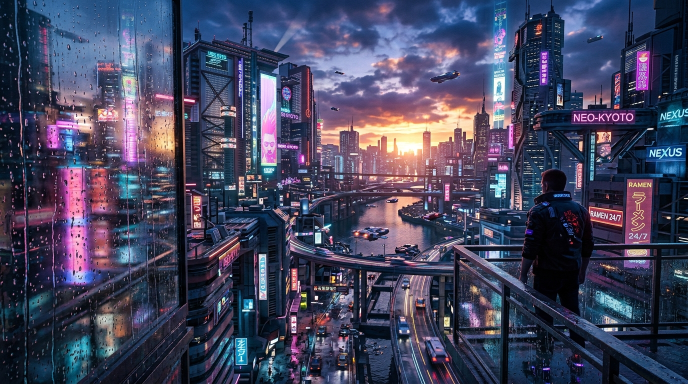
#> input picture samples/cityscape.jpg, 1376 x 768 px (shown at 1/2 size)
$ python -i core_engine.py   (imports and definitions only)
#> lines starting #> are read from the running program, lines starting #| are printed output that depends on the picture; after the words box and inside, x2 and y2 are one past the last pixel; in counts of white or black regions, pixels touching at a corner belong together
#> further down, picture is the input picture: PIL image 1376x768 RGB; mean R, G, B 68, 69, 94.5
"""
OmniImage Studio - Native Image Processing Engine (Pillow based)
Handles format conversion, resizing, sharpening, background removal,
and LSB invisible watermark embedding/detection.
"""

import os
import io
import math
import struct
import zlib
from collections import deque
from PIL import Image, ImageFilter, ImageEnhance, ImageOps
import cv2
import numpy as np

class NativeImageEngine:
    # [813 lines left out: functions load_image, calculate_dimensions, scale_by_percent, resize_image, apply_sharpen, remove_background and 10 more, not called in this run]


    @staticmethod
    def restore_degraded_image(
        image,
        mode="auto",
        intensity=60,
        clarity=35,
        denoise=35,
        upscale_2x=False
    ):
        """
        Intelligent restoration for blurry, pixelated, noisy, or degraded images.
        Key algorithmic improvements:
        1. Edge-Preserving Domain Transform Filtering (EPF) to eliminate noise, JPEG blockiness,
           and pixelation BEFORE sharpening, preventing noise blowout.
        2. LAB Luminance separation to prevent chromatic aberration and color noise.
        3. Noise-Cored Multi-Scale Edge Synthesis: suppresses high-frequency noise and grain
           below coring threshold, while crisply amplifying true structural edges.
        4. Soft-Saturation (tanh) to prevent edge overshoot, ringing, and harsh halos.
        5. Controlled Local Contrast (CLAHE) to restore depth without amplifying sensor noise.
        6. Optional 2x Super-Resolution Lanczos4 upscale.

        :param image: PIL Image (RGB or RGBA)
        :param mode: 'Tự động', 'Khử vỡ hạt', 'Làm rõ nét', 'Chi tiết cao', 'Siêu phân giải 2×'
        :param intensity: Sharpness & edge boost (0 to 100)
        :param clarity: Depth & micro-contrast (0 to 100)
        :param denoise: Smoothing for noise/pixelation/artifacts (0 to 100)
        :param upscale_2x: Whether to upscale 2x
        :return: Restored PIL Image
        """
#> called with mode = 'auto', intensity = 60, clarity = 35, denoise = 35, upscale_2x = False
        if image is None:
            return image

        orig_mode = image.mode
#> orig_mode = 'RGB'
        is_rgba = orig_mode in ("RGBA", "LA") or (orig_mode == "P" and "transparency" in image.info)
#> is_rgba = False

        if is_rgba:
            rgba = image.convert("RGBA")
            alpha = rgba.split()[3]
            img_rgb = rgba.convert("RGB")
        else:
            alpha = None
            img_rgb = image.convert("RGB")

        np_rgb = np.array(img_rgb)
        bgr = cv2.cvtColor(np_rgb, cv2.COLOR_RGB2BGR)

        # Decide effective parameters based on mode
        m = str(mode).lower()
        if "khử vỡ" in m or "pixel" in m or "hạt" in m:
            eff_denoise = max(45, int(denoise * 1.3))
            eff_sharp = int(intensity * 0.7)
            eff_clarity = int(clarity * 0.7)
            do_upscale = upscale_2x
        elif "cực nét" in m or "deblur" in m or "làm rõ" in m or "tăng nét" in m or "nét" in m:
            eff_denoise = max(25, int(denoise * 0.9))
            eff_sharp = int(intensity * 1.2)
            eff_clarity = int(clarity * 0.9)
            do_upscale = upscale_2x
        elif "chi tiết" in m or "detail" in m or "ngoại cảnh" in m:
            eff_denoise = max(30, int(denoise * 1.0))
            eff_sharp = int(intensity * 1.0)
            eff_clarity = int(clarity * 1.0)
            do_upscale = upscale_2x
        elif "siêu phân giải" in m or "super" in m or "phân giải" in m:
            eff_denoise = max(30, int(denoise * 1.0))
            eff_sharp = int(intensity * 0.9)
            eff_clarity = int(clarity * 0.8)
            do_upscale = True
        else:  # auto / balanced
            eff_denoise = max(35, int(denoise * 1.1))
            eff_sharp = int(intensity * 0.85)
            eff_clarity = int(clarity * 0.8)
            do_upscale = upscale_2x

        # 1. 2x Super-Resolution Upscale if requested
        if do_upscale:
            h, w = bgr.shape[:2]
            bgr = cv2.resize(bgr, (w * 2, h * 2), interpolation=cv2.INTER_LANCZOS4)
            if alpha is not None:
                alpha = alpha.resize((w * 2, h * 2), Image.Resampling.LANCZOS)

        # 2. Edge-Preserving Smoothing to eliminate noise, JPEG blocks, and pixelation FIRST
        sigma_s = 15.0 + (eff_denoise / 100.0) * 35.0
        sigma_r = 0.12 + (eff_denoise / 100.0) * 0.28
        try:
            clean = cv2.edgePreservingFilter(bgr, flags=1, sigma_s=sigma_s, sigma_r=sigma_r)
        except Exception:
            # Fallback to bilateral if EPF unsupported for any format
            d = 7 if eff_denoise > 50 else 5
            clean = cv2.bilateralFilter(bgr, d=d, sigmaColor=int(sigma_r * 255), sigmaSpace=int(sigma_s))

        # 3. LAB Color Space for pure Luminance reconstruction
        lab = cv2.cvtColor(clean, cv2.COLOR_BGR2LAB)
#> lab: shape (768, 1376, 3); mean of channels 0, 1, 2 75.9, 135.3, 113.4
        l, a, b_ch = cv2.split(lab)
        lf = l.astype(np.float32)

        # 4. Multi-Scale Edge Extraction with Noise Coring
        g1 = cv2.GaussianBlur(lf, (0, 0), 1.1)
        g2 = cv2.GaussianBlur(lf, (0, 0), 2.6)

        edge_fine = lf - g1
        edge_med  = g1 - g2
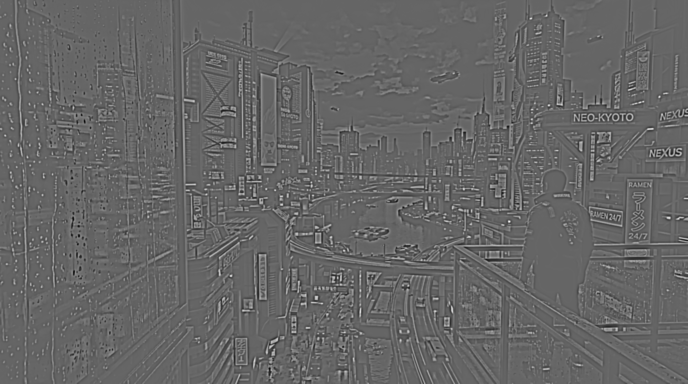
#> edge_med: shape (768, 1376) float32 (shown at 1/2 size); min -70.63, max 106.1, mean 0; drawn with min black and max white

        # Coring Threshold: High-frequency noise below threshold is suppressed!
        # True structural edges above threshold are amplified cleanly.
        coring_thresh = 2.8 + (100 - eff_sharp) * 0.04
        mag = np.abs(edge_fine)
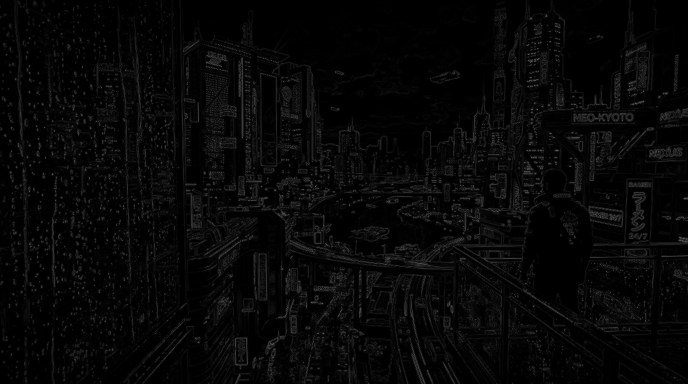
#> mag: shape (768, 1376) float32 (shown at 1/2 size); min 0, max 153.4, mean 7.4
        mask_noise = mag < coring_thresh
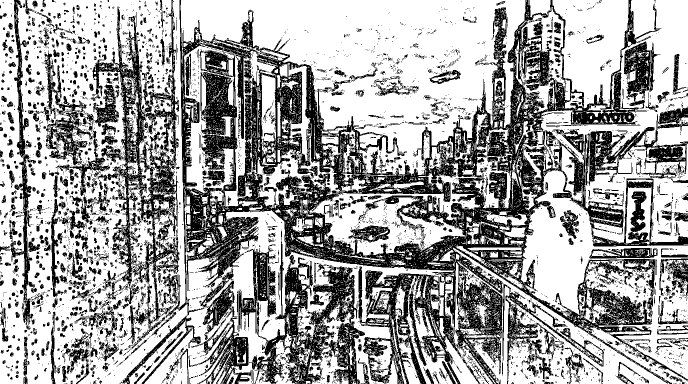
#> mask_noise: shape (768, 1376) bool (shown at 1/2 size); 64.3% white; 4955 black regions (4282 under 20 px), largest, box (x1, y1, x2, y2) and area: (302, 0, 1376, 768) 211187, (378, 483, 730, 768) 33891, (181, 0, 360, 697) 28690
        mask_edge  = mag >= coring_thresh

        edge_clean = edge_fine.copy()
        edge_clean[mask_noise] *= 0.05  # Kill noise completely, no grainy breakage!
        edge_clean[mask_edge]  *= (1.0 + (eff_sharp / 100.0) * 1.3)
        edge_clean = 32.0 * np.tanh(edge_clean / 32.0)

        edge_med_boost = edge_med * (1.0 + (eff_sharp / 100.0) * 0.75)
        edge_med_boost = 26.0 * np.tanh(edge_med_boost / 26.0)
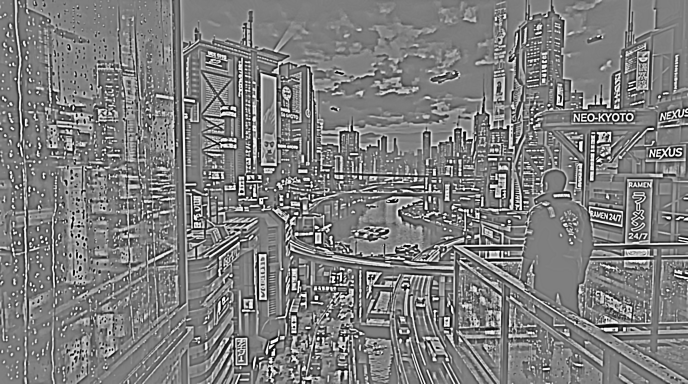
#> edge_med_boost: shape (768, 1376) float32 (shown at 1/2 size); min -25.97, max 26, mean -0.5; drawn with min black and max white

        l_sharp = lf + edge_clean + edge_med_boost

        # 5. Local Contrast (CLAHE) - gentle and controlled to avoid noise blowout
        if eff_clarity > 0:
            clip = 1.0 + (eff_clarity / 100.0) * 1.5
            clahe = cv2.createCLAHE(clipLimit=clip, tileGridSize=(8, 8))
            l_u8 = np.clip(l_sharp, 0, 255).astype(np.uint8)
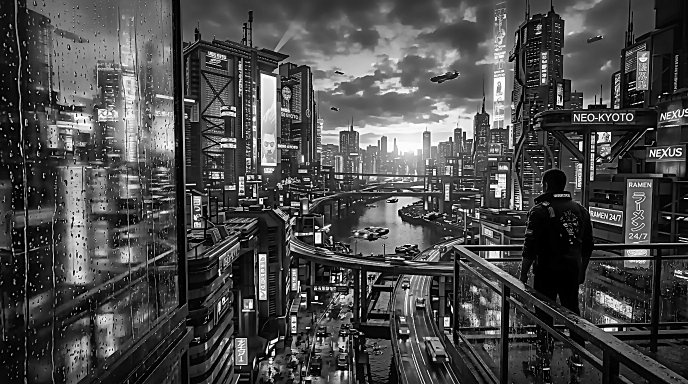
#> l_u8: shape (768, 1376) (shown at 1/2 size); min 0, max 255, mean 74.7
            l_sharp = clahe.apply(l_u8).astype(np.float32)
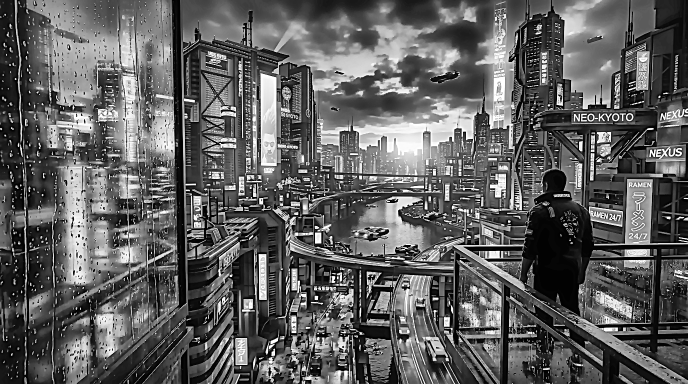
#> l_sharp: shape (768, 1376) float32 (shown at 1/2 size); min 1, max 255, mean 95

        l_final = np.clip(l_sharp, 0, 255).astype(np.uint8)
        out_bgr = cv2.cvtColor(cv2.merge((l_final, a, b_ch)), cv2.COLOR_LAB2BGR)
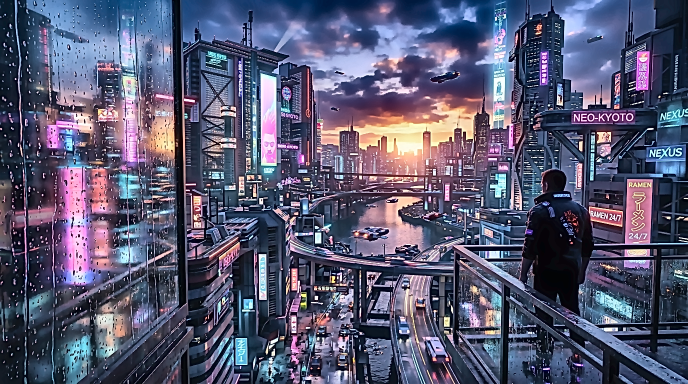
#> out_bgr: shape (768, 1376, 3) (shown at 1/2 size); mean B, G, R 114.2, 88, 87.6
        out_rgb = cv2.cvtColor(out_bgr, cv2.COLOR_BGR2RGB)
        res_pil = Image.fromarray(out_rgb)

        if alpha is not None:
            return Image.merge("RGBA", (*res_pil.split(), alpha))
        return res_pil

    # [42 lines left out: function save_image, not called in this run]

>>> from PIL import Image
>>> picture = Image.open('../samples/cityscape.jpg')
>>> result = NativeImageEngine().restore_degraded_image(picture)
